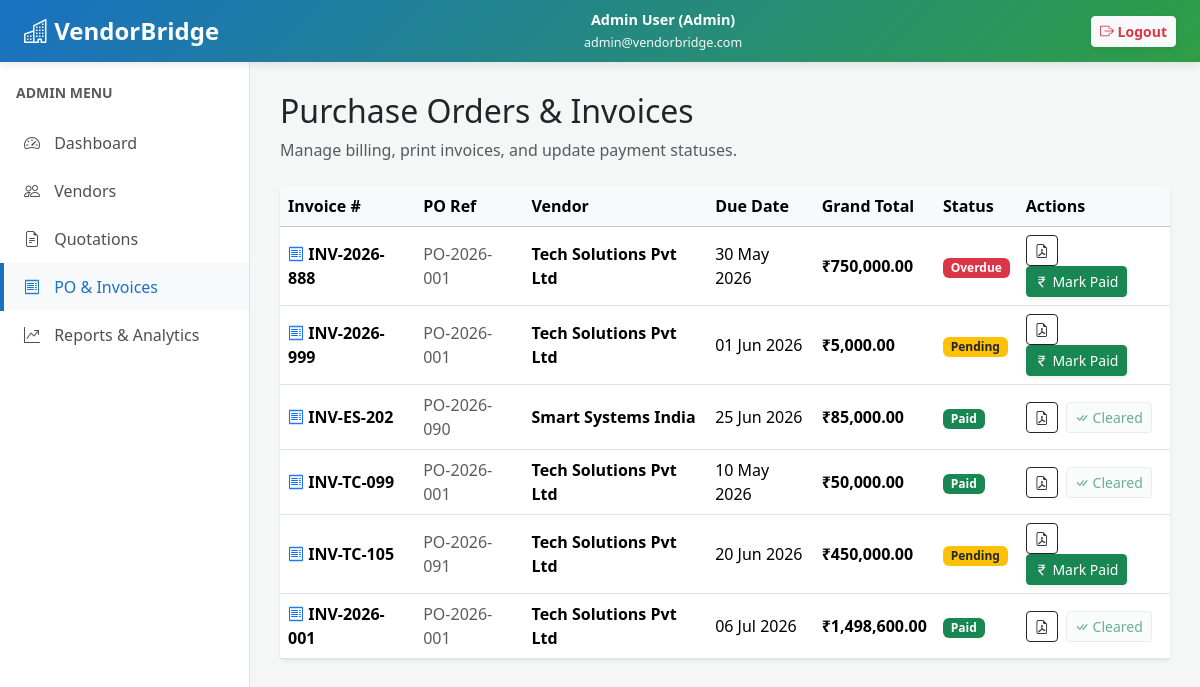
The app's page /admin/invoices.php (signed in) with its own data.
### tables this page shows
CREATE TABLE `invoices` (
  `invoice_id` int(11) NOT NULL,
  `po_id` int(11) NOT NULL,
  `vendor_id` int(11) NOT NULL,
  `invoice_number` varchar(50) NOT NULL,
  `invoice_date` date NOT NULL,
  `subtotal` decimal(15,2) NOT NULL,
  `tax_amount` decimal(15,2) NOT NULL DEFAULT 0.00,
  `grand_total` decimal(15,2) NOT NULL,
  `payment_status` enum('Pending','Paid','Overdue') DEFAULT 'Pending',
  `due_date` date DEFAULT NULL,
  `created_at` timestamp NOT NULL DEFAULT current_timestamp()
);

CREATE TABLE `purchase_orders` (
  `po_id` int(11) NOT NULL,
  `quotation_id` int(11) NOT NULL,
  `vendor_id` int(11) NOT NULL,
  `generated_by` int(11) NOT NULL,
  `po_number` varchar(50) NOT NULL,
  `po_date` date NOT NULL,
  `total_amount` decimal(15,2) NOT NULL,
  `status` varchar(20) DEFAULT 'Sent',
  `created_at` timestamp NOT NULL DEFAULT current_timestamp()
);

CREATE TABLE `vendors` (
  `vendor_id` int(11) NOT NULL,
  `category_id` int(11) NOT NULL,
  `company_name` varchar(200) NOT NULL,
  `gst_number` varchar(20) DEFAULT NULL,
  `contact_person` varchar(150) NOT NULL,
  `email` varchar(150) NOT NULL,
  `phone` varchar(20) NOT NULL,
  `address` text DEFAULT NULL,
  `city` varchar(100) DEFAULT NULL,
  `state` varchar(100) DEFAULT NULL,
  `country` varchar(100) DEFAULT 'India',
  `vendor_status` enum('Pending','Active','Inactive','Blacklisted') DEFAULT 'Pending',
  `registration_date` date DEFAULT NULL,
  `created_at` timestamp NOT NULL DEFAULT current_timestamp()
);

### admin/invoices.php (the view)
<?php
include 'header.php';
$query = "SELECT i.*, p.po_number, v.company_name
          FROM invoices i
          JOIN purchase_orders p ON i.po_id = p.po_id
          JOIN vendors v ON i.vendor_id = v.vendor_id
          ORDER BY i.created_at DESC";
$invoices = mysqli_query($conn, $query);
?>
<div class="mb-4">
    <h2>Purchase Orders & Invoices</h2>
    <span class="text-muted">Manage billing, print invoices, and update payment statuses.</span>
</div>
<div class="card shadow-sm border-0">
    <div class="table-responsive">
        <table class="table table-hover align-middle mb-0">
            <thead class="table-light">
                <tr>
                    <th>Invoice #</th>
                    <th>PO Ref</th>
                    <th>Vendor</th>
                    <th>Due Date</th>
                    <th>Grand Total</th>
                    <th>Status</th>
                    <th>Actions</th>
                </tr>
            </thead>
            <tbody>
                <?php if (mysqli_num_rows($invoices) > 0) {
                    while ($inv = mysqli_fetch_assoc($invoices)) {
                    $statusClass = 'bg-warning text-dark';
                    if ($inv['payment_status'] == 'Paid') $statusClass = 'bg-success';
                    if ($inv['payment_status'] == 'Overdue') $statusClass = 'bg-danger';
                ?>
                <tr>
                    <td class="fw-bold"><i class="bi bi-receipt text-primary"></i> <?php echo htmlspecialchars($inv['invoice_number']); ?></td>
                    <td class="text-muted"><?php echo htmlspecialchars($inv['po_number']); ?></td>
                    <td class="fw-bold"><?php echo htmlspecialchars($inv['company_name']); ?></td>
                    <td><?php echo date('d M Y', strtotime($inv['due_date'])); ?></td>
                    <td class="fw-bold fs-6">₹<?php echo number_format($inv['grand_total'], 2); ?></td>
                    <td><span class="badge <?php echo $statusClass; ?>"><?php echo htmlspecialchars($inv['payment_status']); ?></span></td>
                    <td>
                        <a href="invoice_details.php?id=<?php echo $inv['invoice_id']; ?>" target="_blank" class="btn btn-sm btn-outline-dark me-1" title="View & Download PDF">
                            <i class="bi bi-file-earmark-pdf"></i>
                        </a>
                        <?php if($inv['payment_status'] != 'Paid') { ?>
                            <a href="mark_invoice_paid.php?id=<?php echo $inv['invoice_id']; ?>" class="btn btn-sm btn-success shadow-sm" onclick="return confirm('Are you sure you want to mark this invoice as PAID? This action cannot be undone.');">
                                <i class="bi bi-currency-rupee"></i> Mark Paid
                            </a>
                        <?php } else { ?>
                            <button class="btn btn-sm btn-light text-success border disabled"><i class="bi bi-check-all"></i> Cleared</button>
                        <?php } ?>
                    </td>
                </tr>
                <?php } } else { ?>
                    <tr><td colspan="7" class="text-center py-4 text-muted">No invoices generated yet.</td></tr>
                <?php } ?>
            </tbody>
        </table>
    </div>
</div>
<?php include 'footer.php'; ?>

### admin/header.php (style rules this page uses)
body { background-color: #f4f7f6; font-family: 'Segoe UI', Tahoma, Geneva, Verdana, sans-serif; }

### records on screen
invoices: invoice_number "INV-2026-888", po.po_number "PO-2026-001", vendor.company_name "Tech Solutions Pvt Ltd", due_date "30 May 2026", grand_total "750,000.00", payment_status "Overdue"
invoices: invoice_number "INV-2026-999", po.po_number "PO-2026-001", vendor.company_name "Tech Solutions Pvt Ltd", due_date "01 Jun 2026", grand_total "5,000.00", payment_status "Pending"
invoices: invoice_number "INV-ES-202", po.po_number "PO-2026-090", vendor.company_name "Smart Systems India", due_date "25 Jun 2026", grand_total "85,000.00", payment_status "Paid", shows "Cleared"
invoices: invoice_number "INV-TC-099", po.po_number "PO-2026-001", vendor.company_name "Tech Solutions Pvt Ltd", due_date "10 May 2026", grand_total "50,000.00", payment_status "Paid", shows "Cleared"
invoices: invoice_number "INV-TC-105", po.po_number "PO-2026-091", vendor.company_name "Tech Solutions Pvt Ltd", due_date "20 Jun 2026", grand_total "450,000.00", payment_status "Pending"
invoices: invoice_number "INV-2026-001", po.po_number "PO-2026-001", vendor.company_name "Tech Solutions Pvt Ltd", due_date "06 Jul 2026", grand_total "1,498,600.00", payment_status "Paid", shows "Cleared"

### other values on screen
$user_name "Admin User"
$user_email "admin@vendorbridge.com"
